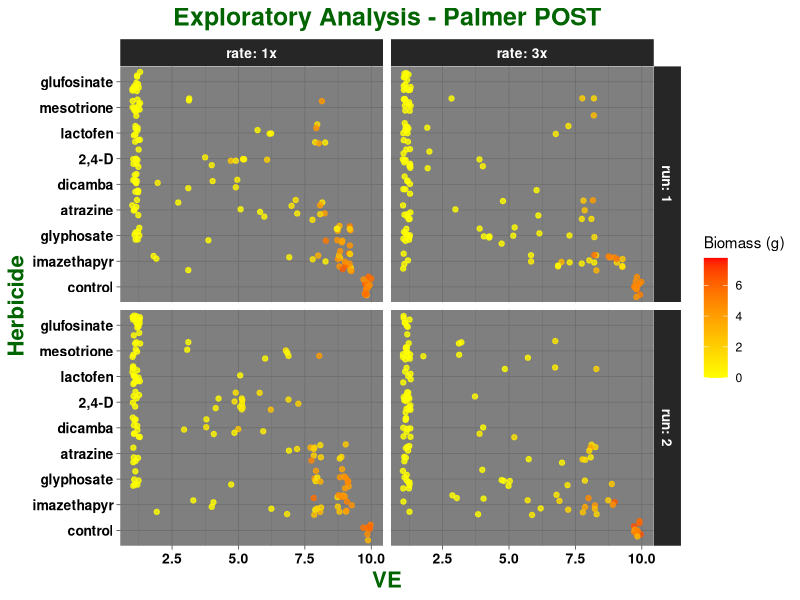

This chart was generated by the following R code: (Note: this script raises an error after producing the figure.)
## ---- chunk 1

knitr::opts_chunk$set(echo = TRUE)

library(tidyverse)
library(glmmTMB)
library(tidytext)
library(emmeans)

## ---- chunk 2

palmer <- read_csv("All POST.csv")

## ---- chunk 3

ggplot(palmer, aes(x = ve, y = reorder(herb, order), color = biomass)) + 
  geom_jitter(aes(color = biomass), alpha = 0.8, width = 0.3) +
  facet_grid(run ~ rate, labeller = label_both) + 
  scale_color_gradient(low = "yellow", high = "red") +
  theme_dark() +
  scale_x_continuous(limits = c(1, 10)) + 
  labs(title = "Exploratory Analysis - Palmer POST", x = "VE", y = "Herbicide", color = "Biomass (g)") + 
  theme (plot.title = element_text(face = "bold", hjust = 0.5, size = 18, colour = "darkgreen"), 
         axis.title = element_text(face = "bold", size = 16, colour = "darkgreen"), 
         axis.text = element_text(face = "bold", size = 10, colour = "black"),
         strip.text = element_text(face = "bold", size = 10, colour = "white")) +
  ggsave("EXPLORATORY.jpeg", units="in", width=8, height=5, dpi=600)
